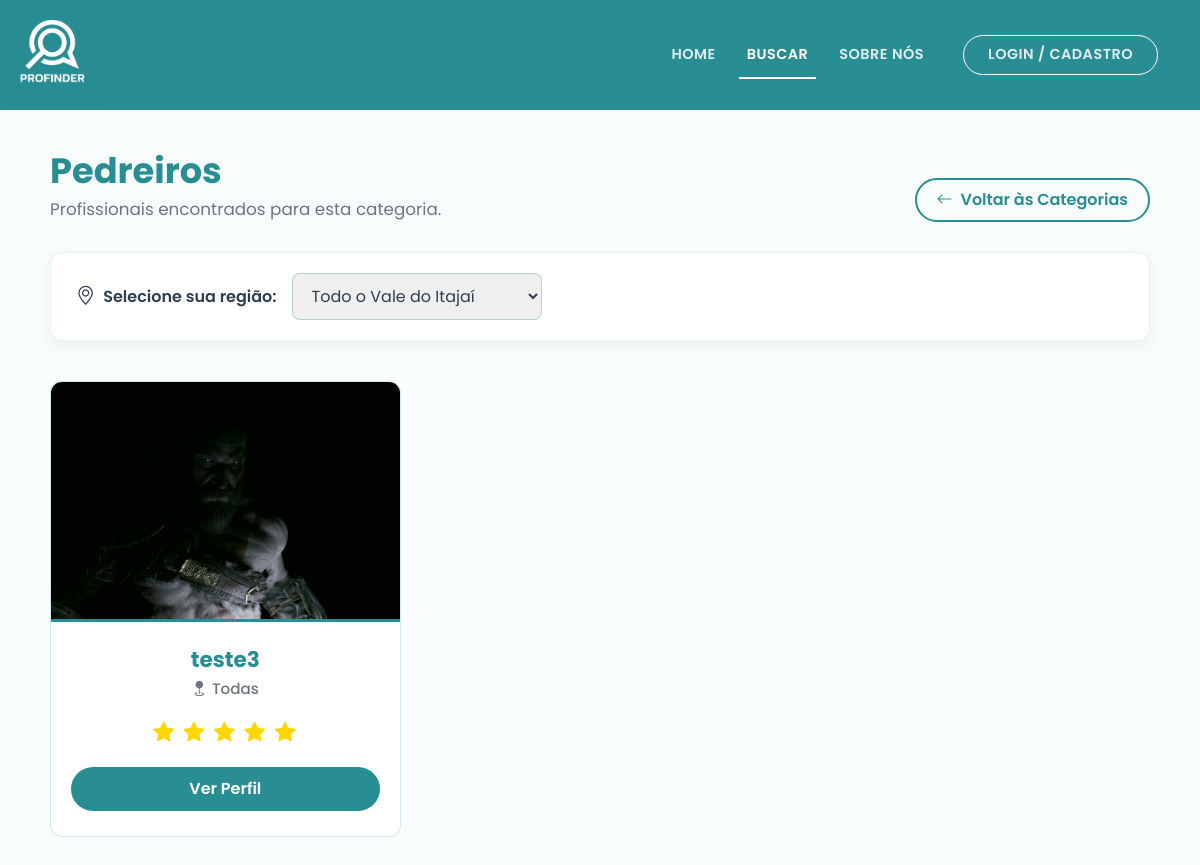
Before: /busca-profissionais/Pedreiro with the older database file.
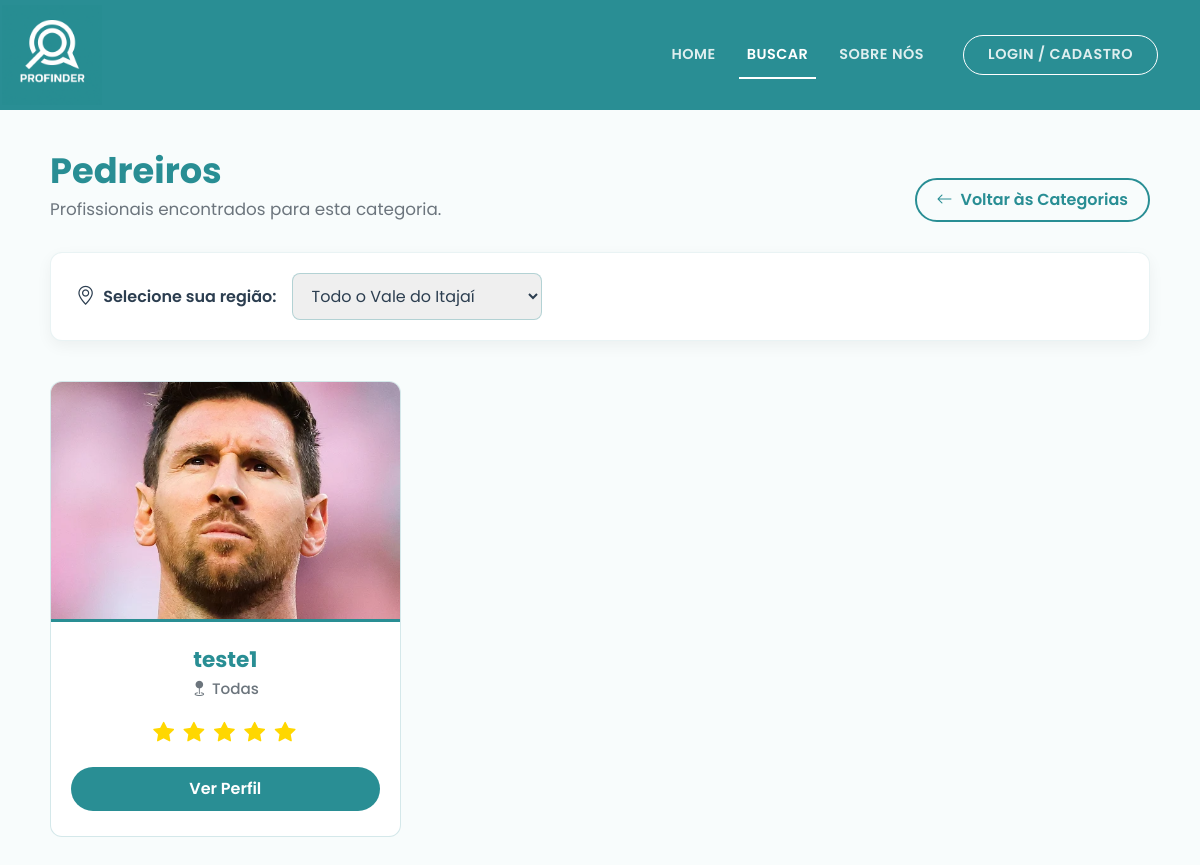
After: the same page with the newer database file.
### app.py (models this page shows)
class Profissional(db.Model, UserMixin):
    id = db.Column(db.Integer, primary_key=True)
    nome = db.Column(db.String(100), nullable=False)
    cpf = db.Column(db.String(11), unique=True, nullable=False)
    email = db.Column(db.String(120), unique=True, nullable=False)
    senha = db.Column(db.String(128), nullable=False)
    telefone = db.Column(db.String(20), nullable=True) # Coluna de telefone readicionada
    profissao = db.Column(db.String(50), nullable=False)
    bairro = db.Column(db.String(50), nullable=False)
    descricao = db.Column(db.Text, nullable=True)
    avaliacao = db.Column(db.Float, default=5.0)
    foto = db.Column(db.String(255), default='https://cdn-icons-png.flaticon.com/512/3135/3135715.png')
    tipo_conta = db.Column(db.String(20), default='profissional')
    trabalhos = db.relationship('Portfolio', backref='profissional', lazy=True, cascade='all, delete-orphan')

### app.py (the view)
@app.route('/busca-profissionais/<categoria>')
def busca_profissionais(categoria):
    profissionais_encontrados = Profissional.query.filter_by(profissao=categoria).all()
    return render_template('busca_profissionais.html', profissionais=profissionais_encontrados, categoria=categoria)

### app/templates/busca_profissionais.html (shortened to what this page needs)
<!DOCTYPE html>
<html lang="pt-BR">
<head>
    <link href="https://cdn.jsdelivr.net/npm/bootstrap@5.3.2/dist/css/bootstrap.min.css" rel="stylesheet">
    <link rel="stylesheet" href="https://cdn.jsdelivr.net/npm/bootstrap-icons@1.11.1/font/bootstrap-icons.css">
</head>
<body>
    <nav class="navbar navbar-expand-lg navbar-profinder sticky-top">
        <div class="container">
            <a class="navbar-brand" href="{{ url_for('index') }}" title="Sair / Voltar ao Início">
                <img src="{{ url_for('static', filename='img/logo-nome.png') }}" alt="Logo ProFinder">
            </a>
            <div class="collapse navbar-collapse justify-content-end" id="navbarNav">
                <ul class="navbar-nav align-items-center">
                    <li class="nav-item"><a class="nav-link" href="{{ url_for('index') }}">Home</a></li>
                    <li class="nav-item"><a class="nav-link active" href="{{ url_for('busca_servicos') }}">Buscar</a></li>
                    <li class="nav-item"><a class="nav-link" href="{{ url_for('sobre') }}">Sobre Nós</a></li>
                    {% if current_user.is_authenticated %}
                        <li class="nav-item ms-lg-3 mt-3 mt-lg-0 d-none d-lg-block">
                            <span class="nav-link" style="text-transform: none; font-size: 0.95rem;">Olá, <strong>{{ current_user.nome.split()[0] }}</strong></span>
                        </li>
                        <li class="nav-item ms-lg-2 mt-2 mt-lg-0">
                            <a class="nav-link btn-login-nav border border-white rounded-pill px-4" href="{{ url_for('logout') }}" style="background-color: rgba(255,255,255,0.1);">Sair</a>
                        </li>
                    {% else %}
                        <li class="nav-item ms-lg-3 mt-3 mt-lg-0">
                            <a class="nav-link btn-login-nav border border-white rounded-pill px-4" href="{{ url_for('login') }}">Login / Cadastro</a>
                        </li>
                    {% endif %}
                </ul>
            </div>
        </div>
    </nav>
    <main class="container main-container">
        {% set plurais = {
            'Pedreiro': 'Pedreiros',
            'Pintor': 'Pintores',
            'Eletricista': 'Eletricistas',
            'Encanador': 'Encanadores',
            'Diarista': 'Diaristas',
            'Montador de Móveis': 'Montadores de Móveis',
            'Jardineiro': 'Jardineiros',
            'Carpinteiro': 'Carpinteiros',
            'Mecânico': 'Mecânicos',
            'Técnico de Informática': 'Técnicos de Informática'
        } %}
        {% set titulo_plural = plurais.get(categoria, categoria ~ 's') %}
        <div class="cabecalho-busca">
            <div>
                <h1 class="titulo-resultados">{{ titulo_plural }}</h1>
                <p class="subtitulo-resultados">Profissionais encontrados para esta categoria.</p>
            </div>
            <a href="{{ url_for('busca_servicos') }}" class="btn-voltar">
                <i class="bi bi-arrow-left"></i> Voltar às Categorias
            </a>
        </div>
        <div class="filtros-container">
            <label class="filtro-label">
                <i class="bi bi-geo-alt" style="font-size: 1.2rem;"></i> Selecione sua região:
            </label>
            <select class="form-select-custom" id="filtroRegiao" onchange="filtrarPorRegiao()">
                <option value="todas" selected>Todo o Vale do Itajaí</option>
            </select>
        </div>
        <div class="row row-cols-1 row-cols-md-2 row-cols-lg-3 g-4">
            {% if profissionais %}
                {% for pro in profissionais %}
                <div class="col card-item-pro" data-regiao="{{ pro.bairro }}">
                    <div class="card-profissional">
                        <div class="foto-container">
                            <img src="{{ pro.foto }}" alt="Foto de {{ pro.nome }}">
                        </div>
                        <div class="card-body-custom">
                            <h3 class="nome-profissional">{{ pro.nome }}</h3>
                            <p class="localizacao-profissional">
                                <i class="bi bi-geo-fill"></i> {{ pro.bairro.replace('_', ' ').title() }}
                            </p>
                            <div class="estrelas">
                                {% for i in range(5) %}
                                    {% if i < pro.avaliacao|int %}
                                        <i class="bi bi-star-fill"></i>
                                    {% else %}
                                        <i class="bi bi-star-fill estrela-vazia"></i>
                                    {% endif %}
                                {% endfor %}
                            </div>
                            <a href="{{ url_for('perfil', id=pro.id) }}" class="btn-perfil">Ver Perfil</a>
                        </div>
                    </div>
                </div>
                {% endfor %}
            {% endif %}
        </div>
    </main>
</body>
</html>

### app/templates/busca_profissionais.html (style rules this page uses)
:root { --cor-primaria: #298e94; --cor-primaria-hover: #22767c; --cor-texto-escuro: #2c3e50; --cor-fundo: #f8fcfc; }
body { font-family: 'Poppins', sans-serif; background-color: var(--cor-fundo); min-height: 100vh; display: flex; flex-direction: column; }
.navbar-profinder { background-color: var(--cor-primaria); padding: 0; }
.navbar-brand img { height: 100px; margin-left: -40px; transition: opacity 0.3s ease; }
.nav-link { color: rgba(255, 255, 255, 0.85) !important; font-weight: 600; font-size: 0.9rem; text-transform: uppercase; letter-spacing: 0.5px; margin-left: 15px; position: relative; transition: color 0.3s ease; }
.nav-link:hover, .nav-link.active { color: white !important; }
.nav-link::after { content: ''; position: absolute; width: 0; height: 2px; bottom: -5px; left: 0; background-color: white; transition: width 0.3s ease; }
.nav-link:hover::after, .nav-link.active::after { width: 100%; }
.btn-login-nav { transition: all 0.3s ease !important; }
.btn-login-nav::after { display: none !important; }
.main-container { flex: 1; padding: 40px 20px; }
.cabecalho-busca { display: flex; justify-content: space-between; align-items: flex-end; margin-bottom: 30px; flex-wrap: wrap; gap: 15px; }
.titulo-resultados { color: var(--cor-primaria); font-weight: 700; margin-bottom: 5px; font-size: 2.2rem; }
.subtitulo-resultados { color: #6c757d; font-size: 1.05rem; margin-bottom: 0; }
.btn-voltar { color: var(--cor-primaria); border: 2px solid var(--cor-primaria); background: transparent; font-weight: 600; padding: 8px 20px; border-radius: 30px; text-decoration: none; transition: all 0.3s ease; display: inline-flex; align-items: center; gap: 8px; }
.filtros-container { background: white; border-radius: 12px; padding: 20px 25px; box-shadow: 0 5px 15px rgba(0,0,0,0.05); margin-bottom: 40px; display: flex; align-items: center; gap: 15px; border: 1px solid rgba(41, 142, 148, 0.1); }
.filtro-label { font-weight: 600; color: var(--cor-texto-escuro); margin-bottom: 0; display: flex; align-items: center; gap: 8px; }
.form-select-custom { padding: 10px 15px; border: 1px solid rgba(41, 142, 148, 0.3); border-radius: 8px; font-family: 'Poppins', sans-serif; color: var(--cor-texto-escuro); outline: none; min-width: 250px; cursor: pointer; transition: all 0.3s ease; }
.card-profissional { background: white; border-radius: 12px; border: 1px solid rgba(41, 142, 148, 0.2); overflow: hidden; transition: all 0.3s ease; height: 100%; display: flex; flex-direction: column; }
.foto-container { width: 100%; height: 240px; overflow: hidden; background-color: #e9ecef; border-bottom: 3px solid var(--cor-primaria); }
.foto-container img { width: 100%; height: 100%; object-fit: cover; transition: transform 0.4s ease; }
.card-body-custom { padding: 25px 20px; text-align: center; display: flex; flex-direction: column; flex: 1; }
.nome-profissional { color: var(--cor-primaria); font-weight: 700; font-size: 1.35rem; margin-bottom: 5px; }
.localizacao-profissional { color: #6c757d; font-weight: 500; font-size: 0.95rem; margin-bottom: 15px; display: flex; align-items: center; justify-content: center; gap: 5px; text-transform: capitalize; }
.estrelas { color: #ffd700; font-size: 1.3rem; margin-bottom: 20px; letter-spacing: 2px; }
.btn-perfil { background-color: var(--cor-primaria); color: white; font-weight: 600; padding: 10px 30px; border-radius: 30px; text-decoration: none; display: inline-block; margin-top: auto; transition: background-color 0.3s; width: 100%; }

Changed rows visible on the page:
no longer on this page (row edited): Profissional: foto (picture), nome "teste3", bairro.replace "Todas", avaliacao 5 (drawn)
now on this page (row edited): Profissional: foto (picture), nome "teste1", bairro.replace "Todas", avaliacao 5 (drawn)
